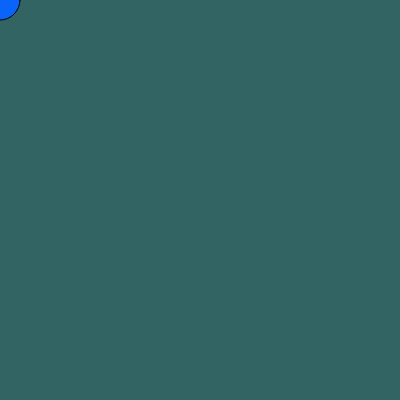
Frame 1 (no input)
Frame 60 (no input): identical to frame 1, image omitted
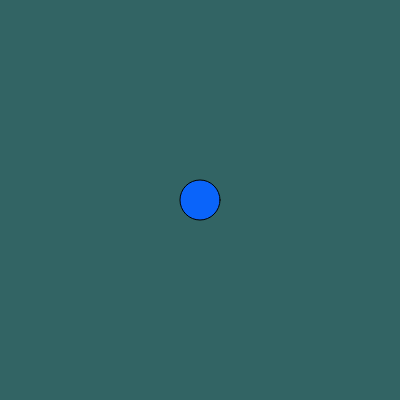
Frame 120 (the mouse pressed at the canvas centre since frame 60)

The p5.js sketch that drew these frames (run headless with seeded random() and noise() and a simulated clock; from frame 60 on, the mouse is pressed at the canvas centre):

// p5.js sketch
// ── sketch.js
function setup() {
    createCanvas(400, 400);
}

function draw() {
    background(50, 100, 100);
    fill(10, 100, 250);
    ellipse(mouseX, mouseY, 40, 40);
    console.log("Check,Check");
}
